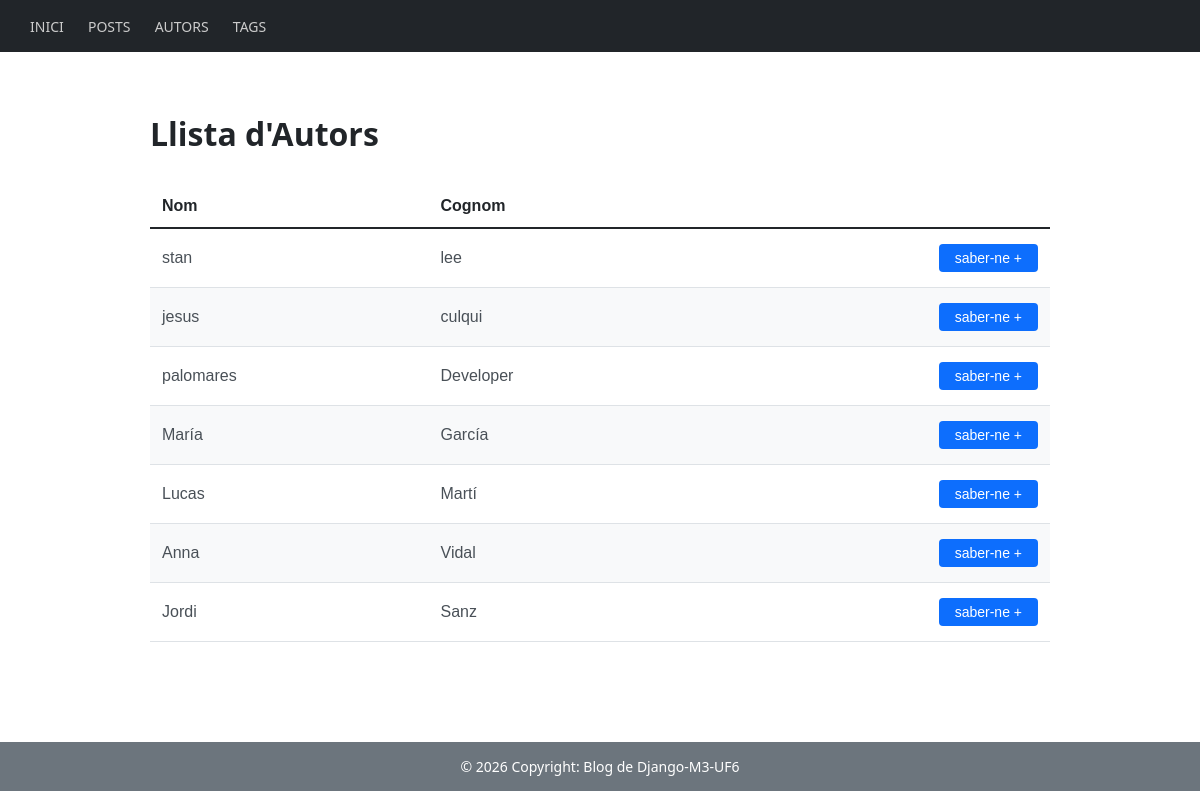
The app's page /authors with its own data.
### blog/models.py (models this page shows, shortened)
class Author(models.Model):
    first_name = models.CharField(max_length=100)
    last_name = models.CharField(max_length=100)
    email_address = models.EmailField()

### blog/views.py (the view)
# urls.py: path("authors", views.authors, name="authors-page"),
def authors(request):
    all_authors = Author.objects.all()
    return render(request, "blog/authors_list.html", {  # <-- Le añadimos la 's' aquí
        "authors": all_authors  # <-- Cambiado a 'authors' para que tu archivo actual lo entienda
    })

### templates/blog/authors_list.html (shortened to what this page needs)
{% extends "blog/base.html" %}
{% block content %}
<div style="margin: 40px auto; max-width: 900px;">
    <h1 style="font-size: 32px; color: #212529; font-weight: 600; margin-bottom: 30px;">Llista d'Autors</h1>
    <table class="tabla-autores" style="width: 100%; border-collapse: collapse; margin-top: 20px; font-family: sans-serif;">
        <thead>
            <tr style="border-bottom: 2px solid #212529; text-align: left;">
                <th style="padding: 12px; font-size: 16px; color: #212529;">Nom</th>
                <th style="padding: 12px; font-size: 16px; color: #212529;">Cognom</th>
                <th></th>
            </tr>
        </thead>
        <tbody>
            {% for author in authors %}
            <tr style="border-bottom: 1px solid #dee2e6;">
                <td style="padding: 15px 12px; color: #495057;">{{ author.first_name }}</td>
                <td style="padding: 15px 12px; color: #495057;">{{ author.last_name }}</td>
                <td style="padding: 15px 12px; text-align: right;">
                    <a href="{% url 'author-detail-page' author.id %}" style="display: inline-block; background-color: #0d6efd; color: white; padding: 6px 16px; text-decoration: none; border-radius: 4px; font-size: 14px;">
                        saber-ne +
                    </a>
                </td>
            </tr>
            {% empty %}
            <tr>
                <td colspan="3" style="padding: 20px; text-align: center; color: #6c757d;">No hi ha autors registrats.</td>
            </tr>
            {% endfor %}
        </tbody>
    </table>
</div>
{% endblock %}

### blog/templates/blog/base.html (style rules this page uses)
body { margin: 0; font-family: 'Segoe UI', Tahoma, Geneva, Verdana, sans-serif; color: #333; background-color: #ffffff; }

### templates/blog/authors_list.html (style rules this page uses)
.tabla-autores tbody tr:nth-child(even) { background-color: #f8f9fa; }
.tabla-autores tbody tr:nth-child(odd) { background-color: #ffffff; }

### records on screen
Author: first_name "stan", last_name "lee"
Author: first_name "jesus", last_name "culqui"
Author: first_name "palomares", last_name "Developer"
Author: first_name "María", last_name "García"
Author: first_name "Lucas", last_name "Martí"
Author: first_name "Anna", last_name "Vidal"
Author: first_name "Jordi", last_name "Sanz"
